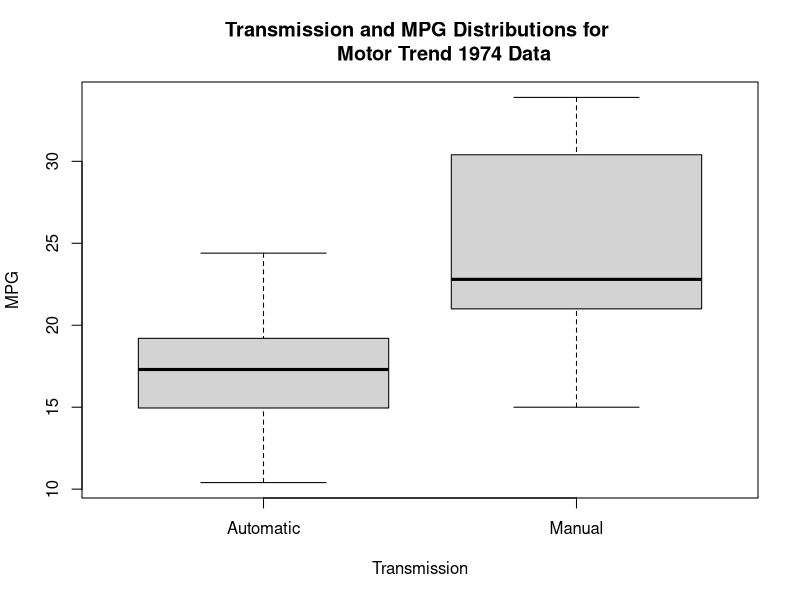
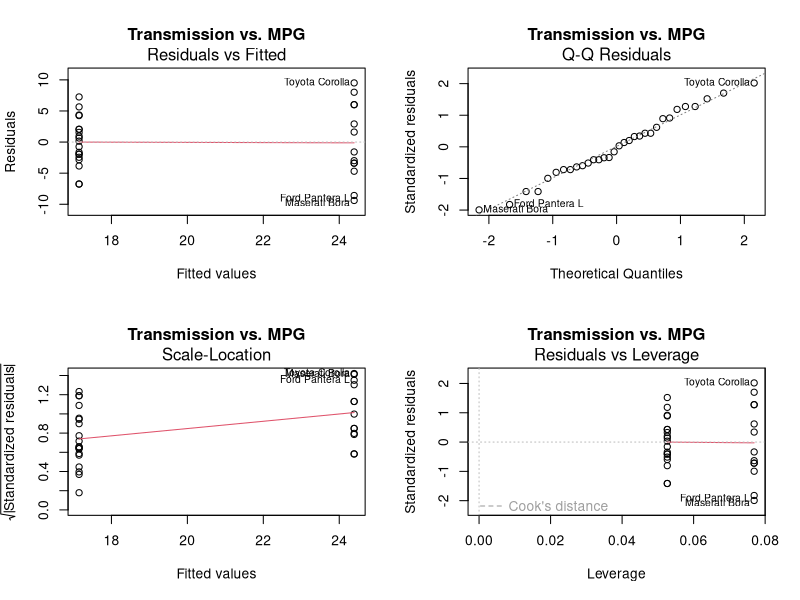
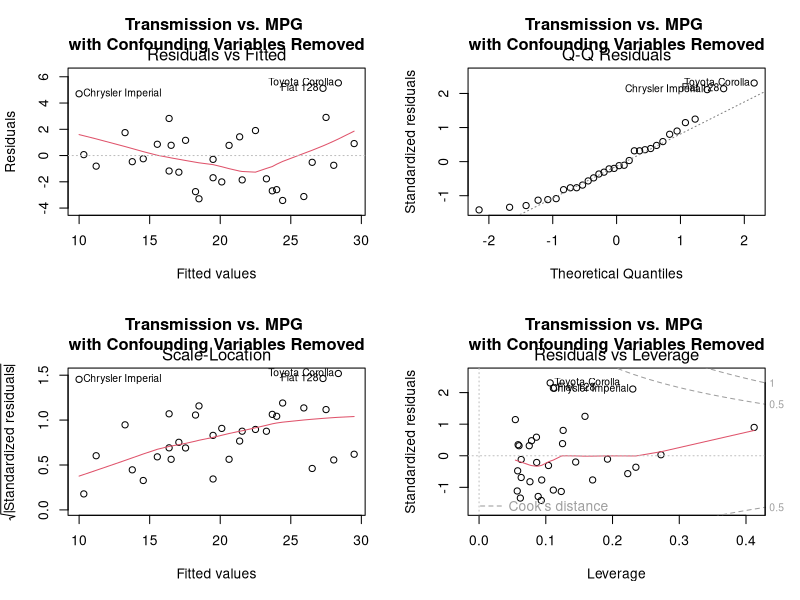

Source code (R) for these figures, in order:
## ---- chunk 1
## load the data and provide a summary
data(mtcars)

## "am" is the field that contains transmission data.  0 = automatic 
## transmission and 1 = manual transmission.  convert binary variables am and 
## vs, as well as factor variables gear, carb, and cyl to factors
mtcars2 <- mtcars
mtcars2$am <- as.factor(mtcars$am)
mtcars2$vs <- as.factor(mtcars$vs)
mtcars2$gear <- as.factor(mtcars$gear)
mtcars2$carb <- as.factor(mtcars$carb)
mtcars2$cyl <- as.factor(mtcars$cyl)
## ---- chunk 2
## fit a linear model comparing mpg to transmission
modelmpgam <- lm(mpg ~ am, data = mtcars)
summary(modelmpgam)$coef
modelmpgamr2 <- summary(modelmpgam)$adj.r.squared
## ---- chunk 3
## determine the correlation of mpg with each of the variables in the mtcars
## dataset, excepting am
mpgCor <- as.matrix(cor(mtcars[,1],mtcars[,c(2:8,10:11)]))
mpgCor
## ---- chunk 4
## calculate the correlation matrix for all mtcars variables except mpg and am
mtcarsCor <- as.matrix(cor(mtcars[,c(2:4,6)]))
mtcarsCor
## ---- chunk 5
## fit additional linear models adding variables to isolate the transmission
## effect on mpg
modelmpgamwt <- lm(mpg ~ as.factor(am) + wt, data = mtcars)
modelmpgamwtr2 <- summary(modelmpgamwt)$adj.r.squared
modelmpgamwthp <- lm(mpg ~ as.factor(am) + wt + hp, data = mtcars)
modelmpgamwthpr2 <- summary(modelmpgamwthp)$adj.r.squared
modelmpgamwthpcoef <- summary(modelmpgamwthp)$coef
## ---- chunk 6
modelmpgamwthpcoef
## ---- chunk 7
## create a box and whisker plot of the relationship between these two variables
boxplot(mpg ~ am, data = mtcars, ylab = "MPG", xaxt = "n", 
        xlab = "Transmission", main = "Transmission and MPG Distributions for 
        Motor Trend 1974 Data")
axis(1, at=1:2, labels = c("Automatic", "Manual"))
## ---- chunk 8
## display residuals plots for modelmpgam
par(mfrow = c(2, 2))
plot(modelmpgam, main = "Transmission vs. MPG")
## ---- chunk 9
## display residuals plots for modelmpgamwthp
par(mfrow = c(2, 2))
plot(modelmpgamwthp, main = "Transmission vs. MPG 
with Confounding Variables Removed")
